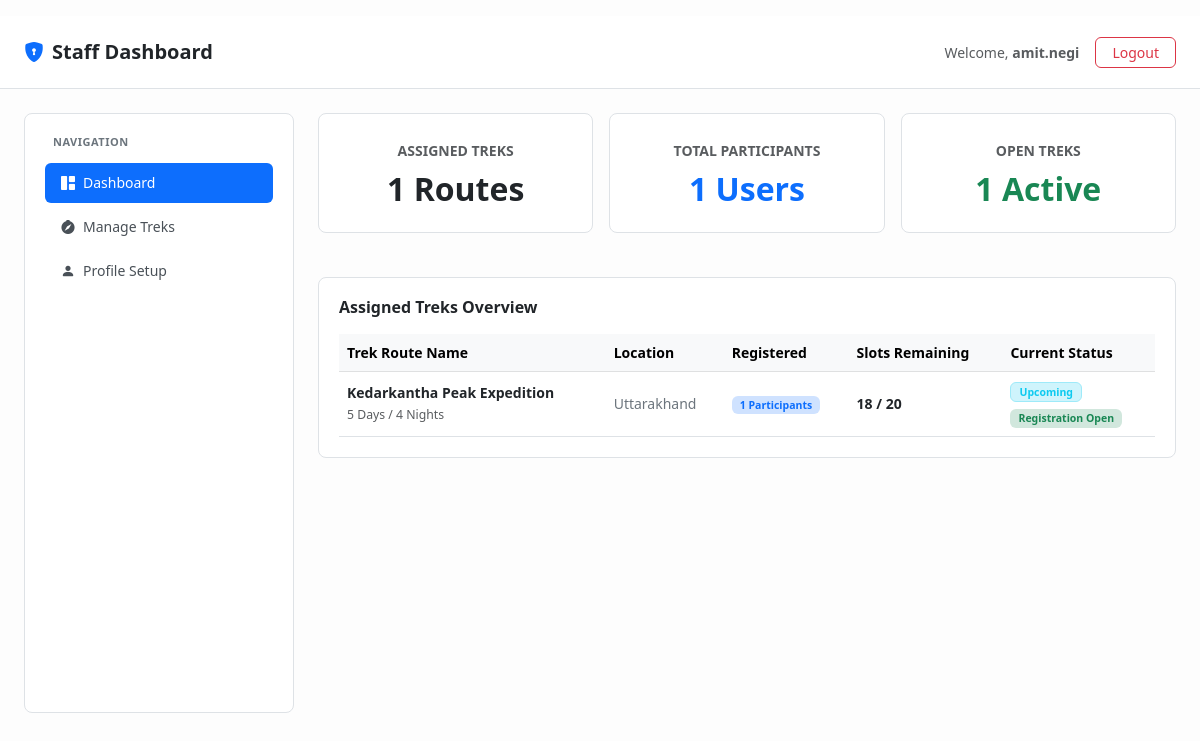
Screenshot of /staff/dashboard (signed in) with the database file from the repository.
### models.py (models this page shows)
class User(db.Model, UserMixin):
    __tablename__ = 'users'
    id = db.Column(db.Integer, primary_key=True)
    username = db.Column(db.String(50), unique=True, nullable=False)
    email = db.Column(db.String(100), unique=True, nullable=False)
    password = db.Column(db.String(100), nullable=False)
    full_name = db.Column(db.String(100), nullable=False)
    phone = db.Column(db.String(15), nullable=False)
    role = db.Column(db.String(20), nullable=False, default='trekker')
    status = db.Column(db.String(20), nullable=False, default='active')
    is_approved = db.Column(db.Boolean, default=False)
    bookings = db.relationship('Booking', backref='trekker', lazy=True)
    assigned_treks = db.relationship('Trek', backref='staff', lazy=True)

class Trek(db.Model):
    __tablename__ = 'treks'
    id = db.Column(db.Integer, primary_key=True)
    name = db.Column(db.String(50), nullable=False)
    location = db.Column(db.String(150), nullable=False)
    difficulty = db.Column(db.String(20), nullable=False)
    duration = db.Column(db.String(50), nullable=False)
    total_slots = db.Column(db.Integer, nullable=False)
    available_slots = db.Column(db.Integer, nullable=False)
    assigned_staff_id = db.Column(db.Integer, db.ForeignKey('users.id'), nullable=True)
    start_date = db.Column(db.Date, nullable=False)
    end_date = db.Column(db.Date, nullable=False)
    description = db.Column(db.Text, nullable=False)
    price = db.Column(db.Float, nullable=False)
    status = db.Column(db.String(20), nullable=False, default='Upcoming')
    bookings = db.relationship('Booking', backref='trek_details', lazy=True)

### app.py (the view)
@app.route('/staff/dashboard',methods = ['GET'])
@login_required
def staff_dashboard():
    return staff_dashboard_logic()

### app.py (called while the page is built)
@login_manager.user_loader
def load_user(user_id):
    return User.query.get(int(user_id))

### routes/staff.py (called while the page is built)
def staff_dashboard_logic():
    if current_user.role != 'staff':
        flash("Access denied. Staff credential required.", "danger")
        return redirect(url_for('login'))
    if not current_user.is_approved:
        from flask_login import logout_user
        logout_user()
        flash("Your account has been terminated by admin.", "danger")
        return redirect(url_for('login'))
    assigned_treks = Trek.query.filter_by(assigned_staff_id=current_user.id).all()
    open_treks_count = sum(1 for t in assigned_treks if t.available_slots > 0)
    total_participants_counts = sum(len(trek.bookings) for trek in assigned_treks)
    return render_template(
        'staff_dashboard.html',
        assigned_treks=assigned_treks,
        open_treks_count=open_treks_count,
        total_participants_counts=total_participants_counts
    )

### templates/staff_dashboard.html (shortened to what this page needs)
<!DOCTYPE html>
<html lang="en">
<head>
    <link href="https://cdn.jsdelivr.net/npm/bootstrap@5.3.0/dist/css/bootstrap.min.css" rel="stylesheet">
    <link href="https://cdn.jsdelivr.net/npm/bootstrap-icons@1.10.5/font/bootstrap-icons.css" rel="stylesheet">
</head>
<body>
    <nav class="navbar navbar-light bg-white border-bottom py-3 mb-4">
        <div class="container-fluid px-4">
            <span class="navbar-brand fw-bold text-dark fs-5">
                <i class="bi bi-shield-lock-fill me-2 text-primary"></i>Staff Dashboard
            </span>
            <div class="d-flex align-items-center gap-3">
                <span class="text-muted small">Welcome, <strong>{{ current_user.email.split('@')[0] }}</strong></span>
                <a href="/logout" class="btn btn-outline-danger btn-sm px-3" style="border-radius: 6px;">Logout</a>
            </div>
        </div>
    </nav>
    <div class="container-fluid px-4">
        <div class="row g-4">
            <div class="col-md-3">
                <div class="sidebar-container">
                    <div class="sidebar-title">Navigation</div>
                    <div class="nav nav-pills flex-column" id="staffTab" role="tablist">
                        <button class="nav-link active" id="dashboard-tab" data-bs-toggle="tab" data-bs-target="#dashboard-pane" type="button" role="tab">
                            <i class="bi bi-grid-1x2-fill me-2"></i>Dashboard
                        </button>
                        <button class="nav-link" id="my-treks-tab" data-bs-toggle="tab" data-bs-target="#my-treks-pane" type="button" role="tab">
                            <i class="bi bi-compass-fill me-2"></i>Manage Treks
                        </button>
                        <button class="nav-link" id="profile-tab" data-bs-toggle="tab" data-bs-target="#profile-pane" type="button" role="tab">
                            <i class="bi bi-person-fill me-2"></i>Profile Setup
                        </button>
                    </div>
                </div>
            </div>
            <div class="col-md-9">
                <div class="tab-content" id="staffTabContent">
                    <div class="tab-pane fade show active" id="dashboard-pane" role="tabpanel">
                        <div class="row g-3 mb-4">
                            <div class="col-md-4">
                                <div class="bento-card text-center py-4">
                                    <span class="text-uppercase text-muted small fw-bold tracking-wide">Assigned Treks</span>
                                    <h2 class="fw-bold mt-2 mb-0 text-dark">{{ assigned_treks|length }} Routes</h2>
                                </div>
                            </div>
                            <div class="col-md-4">
                                <div class="bento-card text-center py-4">
                                    <span class="text-uppercase text-muted small fw-bold tracking-wide">Total Participants</span>
                                    <h2 class="fw-bold mt-2 mb-0 text-primary">{{ total_participants_counts }} Users</h2>
                                </div>
                            </div>
                            <div class="col-md-4">
                                <div class="bento-card text-center py-4">
                                    <span class="text-uppercase text-muted small fw-bold tracking-wide">Open Treks</span>
                                    <h2 class="fw-bold mt-2 mb-0 text-success">{{ open_treks_count }} Active</h2>
                                </div>
                            </div>
                        </div>
                        <div class="bento-card">
                            <h6 class="fw-bold text-dark mb-3">Assigned Treks Overview</h6>
                            <div class="table-responsive">
                                <table class="table table-hover align-middle mb-0" style="font-size: 14px;">
                                    <thead class="table-light text-muted">
                                        <tr>
                                            <th>Trek Route Name</th>
                                            <th>Location</th>
                                            <th>Registered</th>
                                            <th>Slots Remaining</th>
                                            <th>Current Status</th>
                                        </tr>
                                    </thead>
                                    <tbody>
                                        {% for trek in assigned_treks %}
                                        <tr>
                                            <td>
                                                <span class="fw-bold text-dark">{{ trek.name }}</span><br>
                                                <small class="text-muted">{{ trek.duration if trek.duration else 'N/A' }}</small>
                                            </td>
                                            <td class="text-secondary">{{ trek.location }}</td>
                                            <td><span class="badge bg-primary-subtle text-primary px-2 py-1">{{ trek.bookings|length }} Participants</span></td>
                                            <td class="fw-semibold text-dark">{{ trek.available_slots }} / {{ trek.total_slots }}</td>
                                            <td>
                                                <span class="badge bg-info-subtle text-info border border-info-subtle px-2 py-1 mb-1">{{ trek.status if trek.status else 'Upcoming' }}</span><br>
                                                {% if trek.available_slots > 0 %}
                                                <span class="badge bg-success-subtle text-success px-2 py-1">Registration Open</span>
                                                {% else %}
                                                <span class="badge bg-danger-subtle text-danger px-2 py-1">Closed / Full</span>
                                                {% endif %}
                                            </td>
                                        </tr>
                                        {% else %}
                                        <tr>
                                            <td colspan="5" class="text-center text-muted py-4"><i class="bi bi-exclamation-circle me-1"></i> No assigned treks found.</td>
                                        </tr>
                                        {% endfor %}
                                    </tbody>
                                </table>
                            </div>
                        </div>
                    </div>
                </div>
            </div>
        </div>
    </div>
</body>
</html>

### templates/staff_dashboard.html (style rules this page uses)
body { background-color: #fdfdfd; font-family: system-ui, -apple-system, sans-serif; }
.bento-card { background: #ffffff; border: 1px solid #dee2e6; border-radius: 8px; padding: 1.25rem; margin-bottom: 1.25rem; }
.sidebar-container { background: #ffffff; border: 1px solid #dee2e6; border-radius: 8px; padding: 1.25rem; min-height: 75vh; }
.sidebar-title { font-size: 11px; text-transform: uppercase; letter-spacing: 0.5px; color: #6c757d; font-weight: 700; padding-left: 0.5rem; margin-bottom: 0.75rem; }
.nav-pills .nav-link { color: #495057; border-radius: 6px; margin-bottom: 4px; text-align: left; width: 100%; background: none; border: none; padding: 0.6rem 1rem; font-size: 14px; display: flex; align-items: center; transition: background-color 0.15s ease; }
.nav-pills .nav-link.active { background-color: #0d6efd !important; color: #ffffff !important; }

### rows the page displays
User: email "amit.negi"
Trek: name "Kedarkantha Peak Expedition", duration "5 Days / 4 Nights", location "Uttarakhand", bookings|length "1", available_slots "18", total_slots "20", status "Upcoming", shows "Registration Open"

### other values shown
{{ assigned_treks|length }} "1"
{{ total_participants_counts }} "1"
{{ open_treks_count }} "1"
